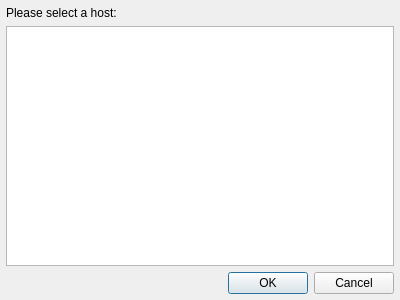
<?xml version="1.0" encoding="UTF-8"?>
<ui version="4.0">
 <class>Dialog</class>
 <widget class="QDialog" name="Dialog">
  <property name="geometry">
   <rect>
    <x>0</x>
    <y>0</y>
    <width>400</width>
    <height>300</height>
   </rect>
  </property>
  <property name="windowTitle">
   <string>Select Host</string>
  </property>
  <property name="modal">
   <bool>true</bool>
  </property>
  <layout class="QVBoxLayout" name="verticalLayout">
   <property name="leftMargin">
    <number>6</number>
   </property>
   <property name="topMargin">
    <number>6</number>
   </property>
   <property name="rightMargin">
    <number>6</number>
   </property>
   <property name="bottomMargin">
    <number>6</number>
   </property>
   <item>
    <widget class="QLabel" name="label">
     <property name="text">
      <string>Please select a host:</string>
     </property>
    </widget>
   </item>
   <item>
    <widget class="QListWidget" name="listWidget"/>
   </item>
   <item>
    <widget class="QDialogButtonBox" name="buttonBox">
     <property name="orientation">
      <enum>Qt::Horizontal</enum>
     </property>
     <property name="standardButtons">
      <set>QDialogButtonBox::Cancel|QDialogButtonBox::Ok</set>
     </property>
    </widget>
   </item>
  </layout>
 </widget>
 <resources/>
 <connections>
  <connection>
   <sender>buttonBox</sender>
   <signal>accepted()</signal>
   <receiver>Dialog</receiver>
   <slot>accept()</slot>
   <hints>
    <hint type="sourcelabel">
     <x>248</x>
     <y>254</y>
    </hint>
    <hint type="destinationlabel">
     <x>157</x>
     <y>274</y>
    </hint>
   </hints>
  </connection>
  <connection>
   <sender>buttonBox</sender>
   <signal>rejected()</signal>
   <receiver>Dialog</receiver>
   <slot>reject()</slot>
   <hints>
    <hint type="sourcelabel">
     <x>316</x>
     <y>260</y>
    </hint>
    <hint type="destinationlabel">
     <x>286</x>
     <y>274</y>
    </hint>
   </hints>
  </connection>
 </connections>
</ui>
